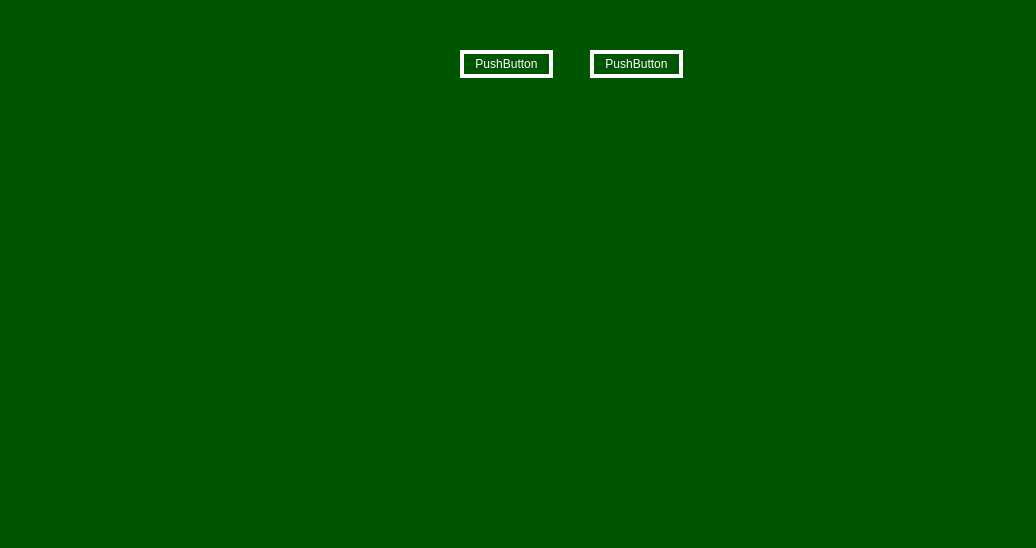
<?xml version="1.0" encoding="UTF-8"?>
<ui version="4.0">
 <class>Form</class>
 <widget class="QWidget" name="Form">
  <property name="geometry">
   <rect>
    <x>0</x>
    <y>0</y>
    <width>1036</width>
    <height>548</height>
   </rect>
  </property>
  <property name="windowTitle">
   <string>Form</string>
  </property>
  <property name="styleSheet">
   <string notr="true">QWidget 
{
	background-color: rgb(0, 85, 0);
	color: rgb(255, 255, 255);
}
QLabel
{
 border-style:none;
font: 9pt &quot;微软雅黑&quot;;

}

QPushButton:hover
{
border-style:solid;
font: 9pt &quot;微软雅黑&quot;;
border-width:4px;
background-color: rgb(255, 170, 127);
color: rgba(255, 255, 255, 255);
}

QPushButton:!hover
{
border-style:solid;
font: 9pt &quot;微软雅黑&quot;;
border-width:4px;
background-color:rgb(0, 85, 0);
color: rgba(255, 255, 255, 255);
}
QTabBar:tab:selected
{
	background-color: rgb(255, 170, 127);
}
QTabBar:tab:!selected
{
	
	background-color: rgb(0, 85, 0);
}
QLineEdit
{
	background-color: rgb(255, 255, 255);
}
QTableWidget
{
	
	background-color: rgb(0, 85, 0);

}

QListWidget
{

	background-color: rgb(255, 255, 255);

}
QComboBox
{

	background-color: rgb(255, 255, 255);
}
QCheckBox
{
	font: 9pt &quot;微软雅黑&quot;;

}</string>
  </property>
  <widget class="QPushButton" name="pushButton">
   <property name="geometry">
    <rect>
     <x>590</x>
     <y>50</y>
     <width>93</width>
     <height>28</height>
    </rect>
   </property>
   <property name="text">
    <string>PushButton</string>
   </property>
  </widget>
  <widget class="QPushButton" name="pushButton_2">
   <property name="geometry">
    <rect>
     <x>460</x>
     <y>50</y>
     <width>93</width>
     <height>28</height>
    </rect>
   </property>
   <property name="text">
    <string>PushButton</string>
   </property>
  </widget>
  <widget class="QWidget" name="widget" native="true">
   <property name="geometry">
    <rect>
     <x>180</x>
     <y>260</y>
     <width>120</width>
     <height>80</height>
    </rect>
   </property>
  </widget>
 </widget>
 <resources/>
 <connections/>
</ui>
